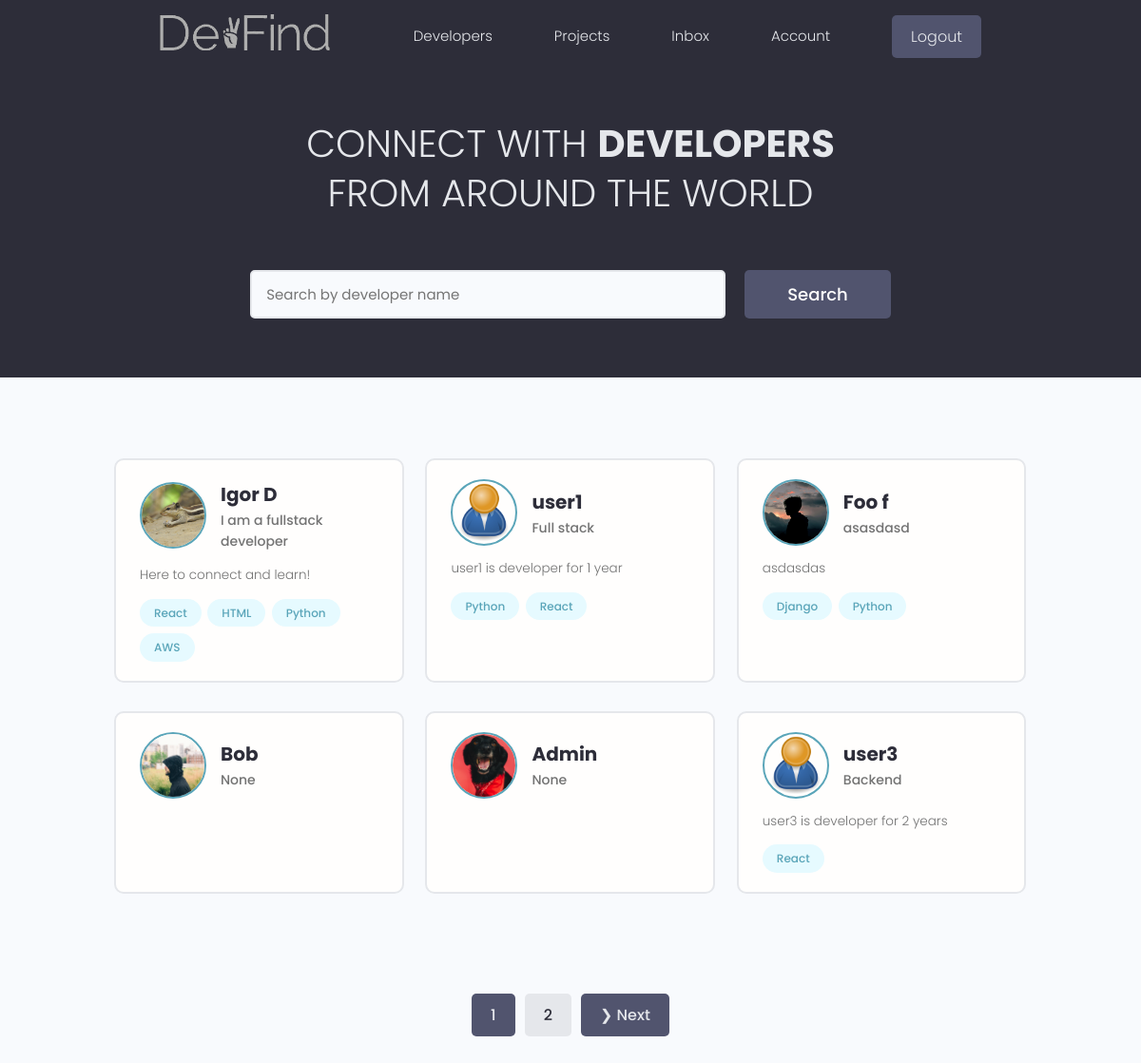
The app's page / (signed in) with its own data.
### users/models.py (models this page shows, shortened)
class Profile(models.Model):
    user = models.OneToOneField(User, on_delete=models.CASCADE, null=True, blank=True)
    name = models.CharField(max_length=200, blank=True, null=True)
    email = models.EmailField(max_length=500, blank=True, null=True)
    username= models.CharField(max_length=200, blank=True, null=True)
    location = models.CharField(max_length=200, blank=True, null=True)
    short_intro = models.CharField(max_length=200, blank=True, null=True)
    bio = models.TextField(blank=True, null=True)
    profile_image = models.ImageField(null=True, blank=True, upload_to='profiles/', default="profiles/user-default.png")
    social_github = models.CharField(max_length=200, blank=True, null=True)
    social_twitter = models.CharField(max_length=200, blank=True, null=True)
    social_linkedin = models.CharField(max_length=200, blank=True, null=True)
    social_youtube = models.CharField(max_length=200, blank=True, null=True)
    social_website = models.CharField(max_length=200, blank=True, null=True)
    created = models.DateTimeField(auto_now_add=True)
    id = models.UUIDField(default=uuid.uuid4, unique=True, primary_key=True, editable=False)

class Skill(models.Model):
    owner = models.ForeignKey(Profile, on_delete=models.CASCADE, null=True, blank=True)
    name = models.CharField(max_length=200, blank=True, null=True)
    description = models.TextField(null=True, blank=True)
    created = models.DateTimeField(auto_now_add=True)
    id = models.UUIDField(default=uuid.uuid4, unique=True, primary_key=True, editable=False)
    def __str__(self):
        return str(self.name)

### users/views.py (the view)
# urls.py: path('', views.profiles, name="profiles"),
def profiles(request):
    profiles, search_query = searchProfiles(request)
    custom_range, profiles = paginateProfiles(request, profiles, 6)
    context = {'profiles': profiles, 'search_query': search_query, 'custom_range': custom_range}
    return render(request, 'users/profiles.html', context)

### users/utils.py (called while the page is built)
def paginateProfiles(request, profiles, results):
    page = request.GET.get('page')
    paginator = Paginator(profiles, results)
    try:
        profiles = paginator.page(page)
    except PageNotAnInteger:
        page = 1
        profiles = paginator.page(page)
    except EmptyPage:
        page = paginator.num_pages
        profiles = paginator.page(page)
    leftIndex = (int(page) - 4)
    if leftIndex < 1:
        leftIndex = 1
    rightIndex = (int(page) + 5)
    if rightIndex > paginator.num_pages:
        rightIndex = paginator.num_pages + 1
    custom_range = range(leftIndex, rightIndex)
    return custom_range, profiles

def searchProfiles(request):
    search_query = ''
    if request.GET.get('search_query'):
        search_query = request.GET.get('search_query')
    skills = Skill.objects.filter(name__icontains=search_query)
    profiles = Profile.objects.distinct().filter(Q(name__icontains=search_query) |
                                                 Q(short_intro__icontains=search_query) |
                                                 Q(skill__in=skills))
    return profiles, search_query

### users/templates/users/profiles.html (shortened to what this page needs)
{% extends 'main.html' %} {% block content %}
<main class="home">
  <section class="hero-section text-center">
    <div class="container container--narrow">
      <div class="hero-section__box">
        <h2>CONNECT WITH <span>DEVELOPERS</span></h2>
        <h2>FROM AROUND THE WORLD</h2>
      </div>
      <div class="hero-section__search">
        <form id="search-form" class="form" action="{% url 'profiles' %}" method="get">
          <div class="form__field">
            <input
              class="input input--text"
              id="formInput#search"
              type="text"
              name="search_query"
              value="{{ search_query }}"
              placeholder="Search by developer name"
            />
          </div>
          <input class="btn btn--sub btn--lg" type="submit" value="Search" />
        </form>
      </div>
    </div>
  </section>
  <section class="devlist">
    <div class="container">
      <div class="grid grid--three">
        {% for profile in profiles %}
        <div class="column card">
          <div class="dev">
            <a href="{% url 'user-profile' profile.id %}" class="card__body">
              <div class="dev__profile">
                <img
                  class="avatar avatar--md"
                  src="{{ profile.profile_image.url }}"
                  alt="image"
                />
                <div class="dev__meta">
                  <h3>{{ profile.name }}</h3>
                  <h5>{{profile.short_intro|slice:"60"}}</h5>
                </div>
              </div>
              <p class="dev__info">{{profile.bio|slice:"150"}}</p>
              <div class="dev__skills">
                {% for skill in profile.skill_set.all|slice:"5" %}
                <span class="tag tag--pill tag--main">
                  <small>{{skill}}</small>
                </span>
                {% endfor %}
              </div>
            </a>
          </div>
        </div>
        {% endfor %}
      </div>
    </div>
  </section>
  {% include 'pagination.html' with queryset=profiles %}
</main>
{% endblock content %}

### static/styles/app.css (style rules this page uses)
:root { --color-sub: #2d2d39; }
.btn--sub { background-color: var(--color-sub-light); }
.card { border: 2px solid var(--color-light); }
img { width: 100%; }
.hero-section { height: 40vh; display: flex; align-items: center; background-color: var(--color-sub); }
.hero-section__box { margin-bottom: 4rem; }
.hero-section__box > h2, .hero-section__box > h2 > span { font-size: 4rem; color: var(--color-light); line-height: 1.3; text-transform: uppercase; }
.hero-section__box > h2 { font-weight: 300; }
.hero-section__box > h2 > span { font-weight: 700; }
.hero-section__search > .form { display: flex; align-items: center; justify-content: center; gap: 2rem; }
.hero-section__search > .form input.input--text { width: 50rem; }
.devlist { margin-top: 8rem; }
.devlist .grid { align-items: stretch; }
.devlist .dev .dev__profile { display: flex; align-items: center; gap: 1.5rem; }
.devlist .dev .dev__meta h3 { color: var(--color-sub); font-size: 2rem; font-weight: 700; }
.devlist .dev .dev__meta h5 { color: var(--color-text); font-size: 1.4rem; font-weight: 500; }
.devlist .dev .dev__info { margin: 1.5rem 0; font-size: 1.35rem; line-height: 1.4; text-align: justify; }

### static/uikit/styles/modules/_variables.css (style rules this page uses)
:root { --color-main: #5aa5b9; --color-main-light: #e6faff; --color-sub: #3f4156; --color-sub-light: #51546e; --color-sub-lighter: #ededfd; --color-text: #737373; --color-gray: #8b8b8b; --color-light: #e5e7eb; --color-light-gray: #767676; --color-bg: #f8fafd; --color-white: #fffefd; --color-white-light: #f3f3f3; --color-success: #359e64; --color-success-bg: #def8e8; --color-error: #fc4b0b; --color-error-bg: #fff2ee; --font-base: 'Poppins', arial, helvetica, 'Segoe UI', roboto, ubuntu, sans-serif; --font-monospace: 'Fira Code', 'Courier New', courier, monospace; --font-regular: 300; --font-medium: 500; --font-bold: 700; --generic-shadow: 1px 1px 5px #00000010; --generic-transition: all 0.3s ease-in-out; }

### static/uikit/styles/modules/_base.css (style rules this page uses)
* { margin: 0; padding: 0; box-sizing: border-box; text-rendering: optimizeLegibility; color: inherit; font-size: inherit; }
html { font-size: 50%; }
@media only screen and (min-width: 480px) { html { font-size: 56.25%; } }
@media only screen and (min-width: 1200px) { html { font-size: 62.5%; } }
body { line-height: 1.6; font-weight: 400; font-size: 1.5rem; color: var(--color-text); background-color: var(--color-bg); min-height: 100vh; }

### static/uikit/styles/modules/_typography.css (style rules this page uses)
* { font-family: var(--font-base); }
h2 { font-size: 3.6rem; font-weight: var(--font-bold); }
h3 { font-size: 3.2rem; font-weight: var(--font-medium); }
h5 { font-size: 2.4rem; font-weight: var(--font-medium); }
h5, h6 { font-weight: var(--font-regular); }
p, span, strong { font-size: 1.6rem; color: var(--color-text); font-weight: var(--font-regular); }
a { padding-bottom: 2px; text-decoration: none; display: inline-block; color: var(--color-main); font-weight: var(--font-medium); }

### static/uikit/styles/modules/_utilities.css (style rules this page uses)
.container { width: 92%; max-width: 165rem; margin: 0 auto; box-sizing: border-box; }
.container--narrow { width: 92%; max-width: 120rem; }
@media screen and (min-width: 1000px) { .container { width: 90%; } }
@media screen and (min-width: 1000px) { .container--narrow { width: 85%; } }
@media screen and (min-width: 1200px) { .container { width: 80%; } }
@media screen and (min-width: 1200px) { .container--narrow { width: 72%; } }
.text-center { text-align: center; }

### static/uikit/styles/modules/_avatar.css (style rules this page uses)
.avatar { border-radius: 50%; border: 2px solid var(--color-main); object-fit: cover; }
.avatar--md { height: 7rem; width: 7rem; }

### static/uikit/styles/modules/_button.css (style rules this page uses)
.btn { display: inline-block; position: relative; cursor: pointer; background-color: var(--color-light); font-weight: var(--font-medium); color: var(--color-sub); text-decoration: none; padding: 1rem 2rem; border-radius: 0.5rem; border: none; width: -webkit-fit-content; width: -moz-fit-content; width: fit-content; height: -webkit-fit-content; height: -moz-fit-content; height: fit-content; font-size: 1.6rem; outline-width: 0; outline-color: transparent; -webkit-backface-visibility: hidden; backface-visibility: hidden; transition: all 0.3s ease-in-out; }
.btn--sub { background-color: var(--color-sub); color: var(--color-white); }
.btn--lg { font-size: 1.8rem; padding: 1.2rem 4.5rem; }

### static/uikit/styles/modules/_card.css (style rules this page uses)
.card { border-radius: 1rem; background-color: var(--color-white); border: 1.5px solid var(--color-light); width: auto; height: auto; margin-top: 0.5rem; margin-bottom: 0.5rem; overflow: hidden; }
.card__body, .card__header { padding: 2rem 2.5rem; }

### records on screen
Profile: profile_image (picture), name "Igor D", short_intro "I am a fullstack developer", bio "Here to connect and learn!"
Skill: name "React"
Skill: name "HTML"
Skill: name "Python"
Skill: name "AWS"
Profile: profile_image (placeholder picture), name "user1", short_intro "Full stack", bio "user1 is developer for 1 year"
Skill: name "Python"
Skill: name "React"
Profile: profile_image (picture), name "Foo f", short_intro "asasdasd", bio "asdasdas"
Skill: name "Django"
Skill: name "Python"
Profile: profile_image (picture), name "Bob", short_intro "None"
Profile: profile_image (picture), name "Admin", short_intro "None"
Profile: profile_image (placeholder picture), name "user3", short_intro "Backend", bio "user3 is developer for 2 years"
Skill: name "React"

### other values on screen
{{ page }} "1"
{{ page }} "2"
